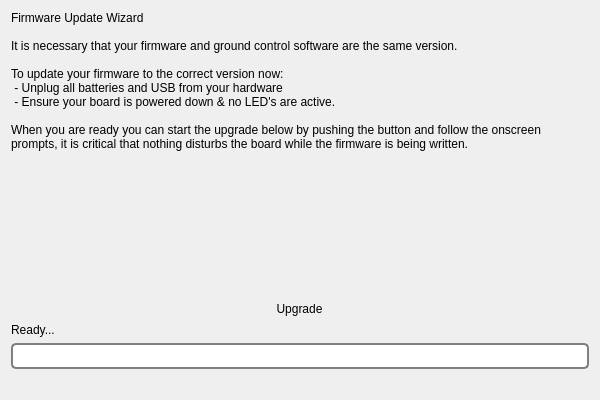
<?xml version="1.0" encoding="UTF-8"?>
<ui version="4.0">
 <class>AutoUpdatePage</class>
 <widget class="QWizardPage" name="AutoUpdatePage">
  <property name="geometry">
   <rect>
    <x>0</x>
    <y>0</y>
    <width>600</width>
    <height>400</height>
   </rect>
  </property>
  <property name="windowTitle">
   <string>WizardPage</string>
  </property>
  <layout class="QVBoxLayout" name="verticalLayout">
   <item>
    <widget class="QLabel" name="label">
     <property name="text">
      <string>Firmware Update Wizard

It is necessary that your firmware and ground control software are the same version.

To update your firmware to the correct version now:
 - Unplug all batteries and USB from your hardware
 - Ensure your board is powered down &amp; no LED's are active.

When you are ready you can start the upgrade below by pushing the button and follow the onscreen prompts, it is critical that nothing disturbs the board while the firmware is being written.</string>
     </property>
     <property name="alignment">
      <set>Qt::AlignLeading|Qt::AlignLeft|Qt::AlignTop</set>
     </property>
     <property name="wordWrap">
      <bool>true</bool>
     </property>
    </widget>
   </item>
   <item>
    <spacer name="verticalSpacer">
     <property name="orientation">
      <enum>Qt::Vertical</enum>
     </property>
     <property name="sizeHint" stdset="0">
      <size>
       <width>20</width>
       <height>40</height>
      </size>
     </property>
    </spacer>
   </item>
   <item>
    <layout class="QHBoxLayout" name="horizontalLayout">
     <item>
      <widget class="QToolButton" name="startUpdate">
       <property name="toolTip">
        <string>Upgrade now</string>
       </property>
       <property name="styleSheet">
        <string notr="true">QToolButton { border: none }</string>
       </property>
       <property name="text">
        <string>Upgrade</string>
       </property>
       <property name="icon">
        <iconset resource="../wizardResources.qrc">
         <normaloff>:/setupwizard/resources/bttn-upgrade-up.png</normaloff>
         <normalon>:/setupwizard/resources/bttn-upgrade-down.png</normalon>:/setupwizard/resources/bttn-upgrade-up.png</iconset>
       </property>
       <property name="iconSize">
        <size>
         <width>200</width>
         <height>70</height>
        </size>
       </property>
      </widget>
     </item>
    </layout>
   </item>
   <item>
    <layout class="QVBoxLayout" name="verticalLayout_2">
     <item>
      <widget class="QLabel" name="statusLabel">
       <property name="text">
        <string>Ready...</string>
       </property>
      </widget>
     </item>
     <item>
      <widget class="QProgressBar" name="levellinProgressBar">
       <property name="styleSheet">
        <string notr="true">QProgressBar {
     border: 2px solid grey;
     border-radius: 5px;
     text-align: center;
 }
QProgressBar::chunk {
     background-color: #3D6699;
     width: 10px;
     margin: 0.5px;
 }</string>
       </property>
       <property name="value">
        <number>0</number>
       </property>
       <property name="format">
        <string/>
       </property>
      </widget>
     </item>
    </layout>
   </item>
   <item>
    <widget class="QLabel" name="progressLabel">
     <property name="text">
      <string/>
     </property>
    </widget>
   </item>
  </layout>
 </widget>
 <resources>
  <include location="../wizardResources.qrc"/>
 </resources>
 <connections/>
</ui>
